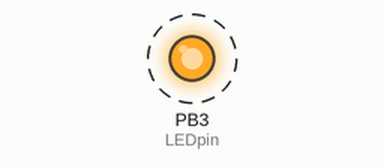
The sketch below on a simulated ATtiny85, built with avr-gcc and run on an emulated ATtiny85. On the bench: output pins drawn as LEDs (lit = HIGH). Dashed ring = blinking.

Above: at 0.12 s.
Timing chart, 0 to 3.0 s (numbered marks = the images above):
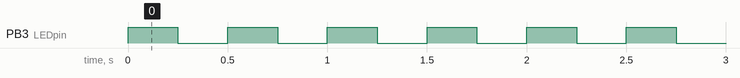

The sketch:

UnoISP85.ino
```cpp
/*
UnoISP.ino Original Sketch
Author: D. Dubins
Date: 14-Oct-21
Links: https://www.instructables.com/How-to-Program-an-Attiny85-From-an-Arduino-Uno/
Description: This program uploads a blink sketch to an ATtiny85 chip, using the Arduino Uno R3 as a programmer.

Arduino Uno to ATtiny85:
-----------------------
+5V -- physical Pin 8 (Vcc)
Pin 13 -- physical Pin 7 (SCK)
Pin 12 -- physical Pin 6 (MISO)
Pin 11 -- physical Pin 5 (MOSI)
Pin 10 -- physical Pin 1 (RST)
GND -- physical Pin 4 (GND)

Optional: On the Uno, wire a 10uF capacitor between GND and RES (prevents Uno from resetting).
The capacitor isn't needed for this sketch to work.

The following are the ATtiny85 pins by function:
------------------------------------------------
Pin 1: PB5 / Reset (momentary switch btw Pin1 and GND to reset)
Pin 2: PB3 / Analog Input 3 (A3) / Digital Pin 3 / PCINT3
Pin 3: PB4 / Analog Input 2 (A2) / Digital Pin 4 / PCINT4
Pin 4: GND
Pin 5: PB0 / Digital Pin 0 / PWM supported / AREF / MOSI / PCINT0
Pin 6: PB1 / Digital Pin 1 / PWM supported / MISO / PCINT1
Pin 7: PB2 / Analog Input 1 (A1) / SCK / Digital Pin 2 / PCINT2
Pin 8: Vcc+

Wire an LED to physical pin 2 (digital pin 3) of ATtiny85:
ATtiny85 Physical Pin 2 -- LED -- 1K resistor -- GND

To set up the Arduino IDE to support ATtiny MCUs: (only need to do this once)
-------------------------------------------------
File --> Preferences
Under "Additional Boards Manager URLs" enter the following web address:
https://raw.githubusercontent.com/damellis/attiny/ide-1.6.x-boards-manager/package_damellis_attiny_index.json

Click: Tools --> Board:"Arduino/Genuino Uno" --> Boards Manager
-Scroll down to attiny by David A. Mellis
-Select it, then click the "Install" button
-ATtiny should now appear on the Tools-->Board dropdown menu

To upload a sketch:
-------------------
Prepare the Uno as a programmer by uploading the example sketch ArduinoISP.ino to the Uno:
File --> Examples --> ArduinoISP

If you haven't burned a bootloader to the ATtiny85 (likely)
Tools --> Select Board --> ATtiny Microcontrollers --> ATtiny25/45/85
Tools --> Processor --> ATtiny85
Tools --> Clock --> Internal 8 MHz
Tools --> Port --> select the port for the Uno
Tools --> Programmer --> Arduino as ISP
Tools --> Burn Bootloader

If burning is successful, you are ready to upload this simple sketch to the ATtiny85 (the usual way), using the Upload button.
*/

#define LEDpin 3             // use digital pin 3 to light up LED (= physical pin 2 on the ATtiny85).

void setup(){
  pinMode(LEDpin,OUTPUT);    // set LEDpin to OUTPUT mode
}

void loop(){
  digitalWrite(LEDpin,HIGH); // flash LED wired to pin
  delay(250);
  digitalWrite(LEDpin, LOW);
  delay(250);
}
```

Measured:
- by itself, PB3 (LEDpin): alternates HIGH for 0.25 s and LOW for 0.25 s
